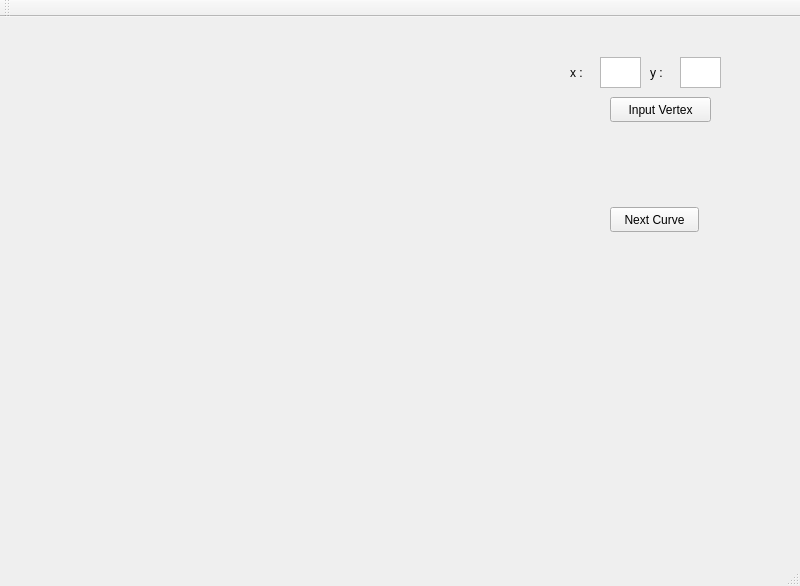
<?xml version="1.0" encoding="UTF-8"?>
<ui version="4.0">
 <class>MainWindow</class>
 <widget class="QMainWindow" name="MainWindow">
  <property name="geometry">
   <rect>
    <x>0</x>
    <y>0</y>
    <width>800</width>
    <height>586</height>
   </rect>
  </property>
  <property name="windowTitle">
   <string>MainWindow</string>
  </property>
  <widget class="QWidget" name="centralWidget">
   <widget class="QLabel" name="window">
    <property name="geometry">
     <rect>
      <x>0</x>
      <y>0</y>
      <width>500</width>
      <height>500</height>
     </rect>
    </property>
    <property name="text">
     <string/>
    </property>
   </widget>
   <widget class="QPushButton" name="next">
    <property name="geometry">
     <rect>
      <x>610</x>
      <y>190</y>
      <width>89</width>
      <height>25</height>
     </rect>
    </property>
    <property name="text">
     <string>Next Curve</string>
    </property>
   </widget>
   <widget class="QLabel" name="label_9">
    <property name="geometry">
     <rect>
      <x>570</x>
      <y>40</y>
      <width>21</width>
      <height>31</height>
     </rect>
    </property>
    <property name="text">
     <string>x :</string>
    </property>
   </widget>
   <widget class="QLabel" name="label_10">
    <property name="geometry">
     <rect>
      <x>650</x>
      <y>40</y>
      <width>21</width>
      <height>31</height>
     </rect>
    </property>
    <property name="text">
     <string>y : </string>
    </property>
   </widget>
   <widget class="QPushButton" name="input">
    <property name="geometry">
     <rect>
      <x>610</x>
      <y>80</y>
      <width>101</width>
      <height>25</height>
     </rect>
    </property>
    <property name="text">
     <string>Input Vertex</string>
    </property>
   </widget>
   <widget class="QTextEdit" name="y">
    <property name="geometry">
     <rect>
      <x>680</x>
      <y>40</y>
      <width>41</width>
      <height>31</height>
     </rect>
    </property>
   </widget>
   <widget class="QTextEdit" name="x">
    <property name="geometry">
     <rect>
      <x>600</x>
      <y>40</y>
      <width>41</width>
      <height>31</height>
     </rect>
    </property>
   </widget>
  </widget>
  <widget class="QMenuBar" name="menuBar">
   <property name="geometry">
    <rect>
     <x>0</x>
     <y>0</y>
     <width>800</width>
     <height>22</height>
    </rect>
   </property>
  </widget>
  <widget class="QToolBar" name="mainToolBar">
   <attribute name="toolBarArea">
    <enum>TopToolBarArea</enum>
   </attribute>
   <attribute name="toolBarBreak">
    <bool>false</bool>
   </attribute>
  </widget>
  <widget class="QStatusBar" name="statusBar"/>
 </widget>
 <layoutdefault spacing="6" margin="11"/>
 <resources/>
 <connections/>
</ui>
